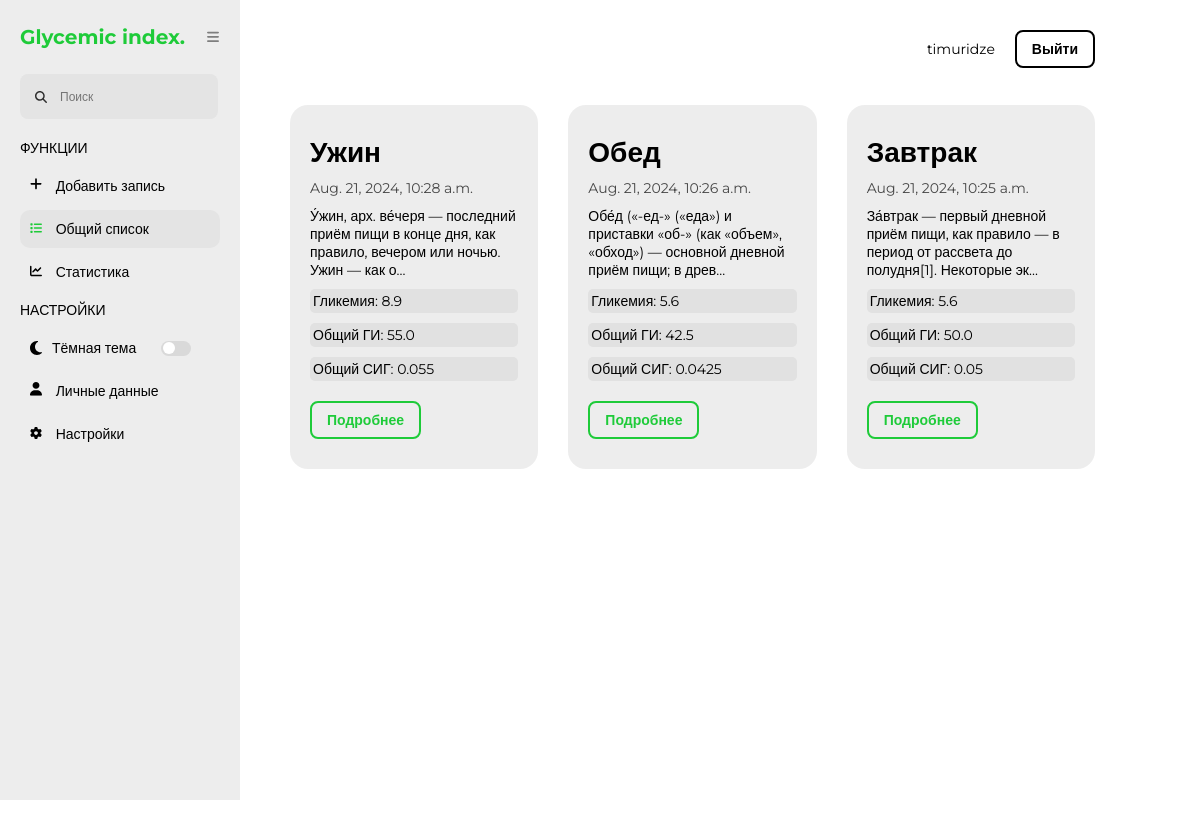
The page /gi-webapp/main/ (signed in) on the database its author committed.
### glycemic_index_app/models.py (models this page shows, shortened)
class CustomUser(AbstractUser):
    rcg = models.TextField(blank=True)
    absorption_time = models.TextField(blank=True)
    bu_index = models.TextField(blank=True)

class Note(models.Model):
    title = models.CharField(max_length=300)
    content = models.TextField(blank=True)
    created_at = models.DateTimeField(auto_now_add=True)
    glycemia = models.FloatField()
    bread_units = models.FloatField(blank=True)
    glycemic_index = models.CharField(max_length=500)
    general_gi = models.FloatField()
    general_rcg = models.FloatField()
    graph = models.TextField()
    user = models.ForeignKey(CustomUser, on_delete=models.CASCADE)
    class Meta:
        verbose_name = 'Note'
        verbose_name_plural = 'Notes'
        ordering = ['-created_at']

### glycemic_index_app/views.py (the view)
# urls.py: path('main/', index, name='main'),
def index(request):
    notes = Note.objects.all()
    context = {'notes': notes, 'title': 'Список записей', 'name': 'main'}
    return render(request, 'glycemic_index_app/components/main.html', context=context)

### glycemic_index_app/templatetags/sidebar_active.py (called while the page is built)
@register.simple_tag
def is_active(name, current_name):
    return 'active' if name == current_name else ''

### glycemic_index_app/templates/glycemic_index_app/components/main.html (shortened to what this page needs)
{% extends '../base.html' %}
{% load static %}
{% block link %}
    <link rel="stylesheet" href="{% static 'glycemic_index_app/css/main.css' %}">
{% endblock %}
{% block main %}
    <div class="main-list">
        {% for item in notes %}
            <div class="card">
                <h1>{{ item.title }}</h1>
                <div class="card-date-list">
                    <span class="card-date">{{ item.created_at }}</span>
                </div>
                <p>{{ item.content|slice:":100" }}{% if item.content|length > 100 %}...{% endif %}</p>
                <div class="card-info-list">
                    <div class="card-info-list__item">Гликемия: {{ item.glycemia }}</div>
                    <div class="card-info-list__item">Общий ГИ: {{ item.general_gi }}</div>
                    <div class="card-info-list__item">Общий СИГ: {{ item.general_rcg }}</div>
                </div>
                <a href="{% url 'glycemic_index_app:note_detail' item.pk %}">Подробнее</a>
            </div>
        {% endfor %}
    </div>
{% endblock %}

### glycemic_index_app/templates/glycemic_index_app/base.html (shortened to what this page needs)
{% load static %}
{% load sidebar_active %}
<!DOCTYPE html>
<html lang="en">
<head>
    <link rel="stylesheet" href="{% static 'glycemic_index_app/css/default.css' %}">
    {% block link %}
    {% endblock %}
</head>
<body>
    <header class="header">
        <div class="header-countainer">
            <div class="header-inner">
                {% if user.is_authenticated %}
                    <span class="header-name">{{ user.username }}</span>
                    <a href="{% url 'glycemic_index_app:logout' %}" class="account_button">Выйти</a>
                {% else %}
                    <a href="{% url 'glycemic_index_app:login' %}" class="account_button">Войти</a>
                {% endif %}
            </div>
        </div>
    </header>
    <section class="sidebar" id="sidebar">
        <div class="logo-wrapper">
            <a href="{% url 'glycemic_index_app:main' %}" class="logo">Glycemic index.</a>
            <button class="menu-button">
            </button>
        </div>
        <form action="#" class="search-bar-wrapper">
            <div style="position: relative;">
                <input type="text" class="search-bar" placeholder="Поиск">
            </div>
        </form>
        <div class="funcs">
            <span class="side-title">Функции</span>
            <ul>
                <li class="side-item {% is_active 'add' name %}">
                    <a href="{% url 'glycemic_index_app:add' %}" class="side-item-text">
                        <span>Добавить запись</span>
                    </a>
                </li>
                <li class="side-item {% is_active 'main' name %}">
                    <a href="{% url 'glycemic_index_app:main' %}" class="side-item-text">
                        <span>Общий список</span>
                    </a>
                </li>
                <li class="side-item {% is_active 'stat' name %}">
                    <a href="{% url 'glycemic_index_app:stat' %}" class="side-item-text">
                        <span>Статистика</span>
                    </a>
                </li>
            </ul>
        </div>
        <div class="sets">
            <span class="side-title">Настройки</span>
            <ul>
                <li class="side-item theme">
                    <span>Тёмная тема</span>
                    <label for="theme" class="theme-button"></label>
                </li>
                <li class="side-item {% is_active 'personal_data' name %}">
                    <a href="{% url 'glycemic_index_app:personal_data' %}" class="side-item-text">
                        <span>Личные данные</span>
                    </a>
                </li>
                <li class="side-item {% is_active 'settings' name %}">
                    <a href="{% url 'glycemic_index_app:setts' %}" class="side-item-text">
                        <span>Настройки</span>
                    </a>
                </li>
            </ul>
        </div>
    </section>
    <main class="main">
        {% block main %}
        {% endblock %}
    </main>
</body>
</html>

### glycemic_index_app/static/glycemic_index_app/css/default.css (style rules this page uses)
html { box-sizing: border-box; }
* { margin: 0; padding: 0; box-sizing: border-box; font-family: "Montserrat", sans-serif; }
:root { --color-primary: #1ECB39; --color-body: #ffff; --color-input: #E4E4E4; --color-text: #000000; --color-button: #000000; --color-toggle: #FFFFFF; --color-menu: #7E7E7E; --color-bg-100: #EDEDED; --color-bg-200: #D9D9D9; --color-bg-300: #E1E1E1; --color-bg-400: #BCBCBC; --color-bg-500: #222222; --sidebar-width: 240px; }
li { list-style-type: none; }
ul { margin-left: 0; padding-left: 0; }
body { color: var(--color-text); height: 100vh; display: grid; grid-template-columns: var(--sidebar-width) 1fr; grid-template-rows: 85px 1fr; grid-template-areas: 'side header' 'side main'; font-size: 14px; background-color: var(--color-body); }
a { text-decoration: none; color: var(--color-text); }
button { color: var(--color-text); font-weight: bold; border: 2px solid var(--color-button); border-radius: 8px; background: transparent; padding: 8px 15px; cursor: pointer; transition: all linear .1s; }
.header { grid-column: 2 / 3; grid-row: 1 / 2; grid-area: header; }
.account_button { display: block; color: var(--color-text); font-weight: bold; border: 2px solid var(--color-button); border-radius: 8px; background: transparent; padding: 8px 15px; cursor: pointer; transition: all linear .1s; }
.header-countainer { padding: 0 105px; }
.header-inner { padding: 30px 0; display: flex; justify-content: end; align-items: center; }
.header-name { margin-right: 20px; }
input, textarea { color: var(--color-text); border: 0; border-radius: 8px; font-size: 12px; background-color: var(--color-input); outline: none; padding: 15px 10px; }
.sidebar { width: 240px; background-color: var(--color-bg-100); position: fixed; height: 100vh; grid-column: 1 / 2; grid-row: 1 / 3; grid-area: side; z-index: 1000; padding: 25px 20px; transition: all .2s linear; }
.search-bar { background-color: var(--color-input); padding-left: 40px; margin-top: 25px; }
.search-logo { position: absolute; top: 50%; left: 15px; transform: translateY(50%); display: flex; align-items: center; justify-content: space-between; }
.menu-button { border: transparent; background-color: transparent; padding: 0; margin-left: 18px; }
.logo { font-size: 20px; color: var(--color-primary); font-weight: bold; }
.funcs { margin-top: 20px; }
.side-title { display: block; color: var(--color-text); text-transform: uppercase; margin: 10px 0; }
.side-item { color: var(--color-text); margin: 5px 0; display: flex; border-radius: 10px; transition: all .2s linear; }
.side-item.theme { padding: 10px 10px 10px 10px; }
.side-item-text { width: 100%; padding: 10px 10px 10px 10px; }
.side-item.active { background-color: var(--color-input); }
.side-item.active .side-icons, .side-item:hover .side-icons { fill: var(--color-primary) }
.side-item-text { transition: all linear 0.1s; }
.side-icons { fill: var(--color-text); margin-right: 10px; transition: all linear 0.1s; }
.side-item.theme { color: var(--color-text); display: flex; align-items: center; }
.theme-button { background-color: var(--color-bg-200); width: 30px; height: 15px; border-radius: 30px; cursor: pointer; position: relative; margin-left: 25px; transition: all linear .1s; }
.theme-button::before { position: absolute; content: ''; background-color: var(--color-toggle); width: 12px; height: 12px; border-radius: 15px; margin-left: 2px; margin-top: 1.5px; transition: all linear .1s; }
.main { grid-area: main; padding-bottom: 80px; }

### rows shown on the page
CustomUser: username "timuridze"
Note: title "Ужин", created_at "Aug. 21, 2024, 10:28 a.m.", content "У́жин, арх. ве́черя — последний приём пищи в конце дня, как правило, вечером или ночью. Ужин — как о", glycemia "8.9", general_gi "55.0", general_rcg "0.055"
Note: title "Обед", created_at "Aug. 21, 2024, 10:26 a.m.", content "Обе́д («-ед-» («еда») и приставки «об-» (как «объем», «обход») — основной дневной приём пищи; в древ", glycemia "5.6", general_gi "42.5", general_rcg "0.0425"
Note: title "Завтрак", created_at "Aug. 21, 2024, 10:25 a.m.", content "За́втрак — первый дневной приём пищи, как правило — в период от рассвета до полудня[1]. Некоторые эк", glycemia "5.6", general_gi "50.0", general_rcg "0.05"
